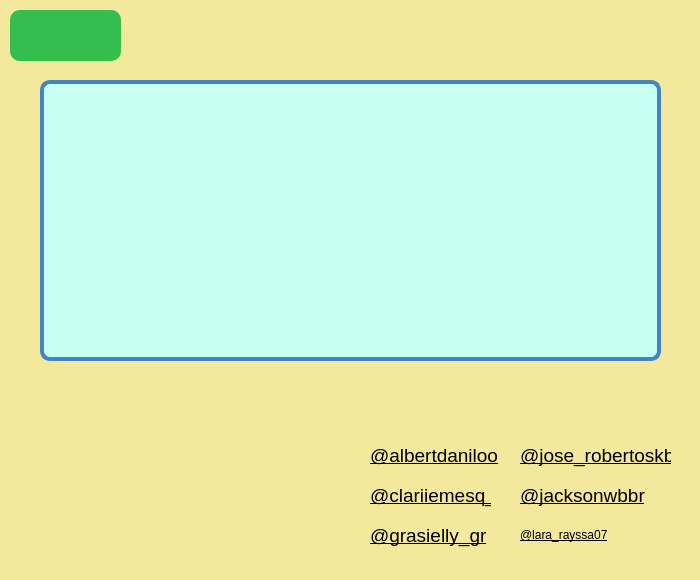
<?xml version="1.0" encoding="UTF-8"?>
<ui version="4.0">
 <class>aboutWindow</class>
 <widget class="QMainWindow" name="aboutWindow">
  <property name="geometry">
   <rect>
    <x>0</x>
    <y>0</y>
    <width>700</width>
    <height>580</height>
   </rect>
  </property>
  <property name="minimumSize">
   <size>
    <width>700</width>
    <height>580</height>
   </size>
  </property>
  <property name="maximumSize">
   <size>
    <width>700</width>
    <height>580</height>
   </size>
  </property>
  <property name="windowTitle">
   <string>Sobre</string>
  </property>
  <property name="styleSheet">
   <string notr="true">background-color: rgb(244, 232, 157);</string>
  </property>
  <widget class="QWidget" name="centralwidget">
   <widget class="QPushButton" name="txtSobre">
    <property name="geometry">
     <rect>
      <x>40</x>
      <y>80</y>
      <width>621</width>
      <height>281</height>
     </rect>
    </property>
    <property name="styleSheet">
     <string notr="true">QPushButton{
	border-radius:10px;
	background-color: rgb(199, 255, 243);
	border: 4px solid;
	border-color: rgb(66, 133, 199);
}</string>
    </property>
    <property name="text">
     <string/>
    </property>
    <property name="icon">
     <iconset>
      <normaloff>../Downloads/textosobre2.png</normaloff>../Downloads/textosobre2.png</iconset>
    </property>
    <property name="iconSize">
     <size>
      <width>600</width>
      <height>600</height>
     </size>
    </property>
   </widget>
   <widget class="QLabel" name="imgSpeakyNotes">
    <property name="geometry">
     <rect>
      <x>210</x>
      <y>20</y>
      <width>211</width>
      <height>51</height>
     </rect>
    </property>
    <property name="text">
     <string/>
    </property>
    <property name="pixmap">
     <pixmap>speakynotes.png</pixmap>
    </property>
    <property name="scaledContents">
     <bool>true</bool>
    </property>
   </widget>
   <widget class="QLabel" name="imgDesenvolvedores">
    <property name="geometry">
     <rect>
      <x>70</x>
      <y>380</y>
      <width>191</width>
      <height>31</height>
     </rect>
    </property>
    <property name="text">
     <string/>
    </property>
    <property name="pixmap">
     <pixmap>desenvolvedores.png</pixmap>
    </property>
    <property name="scaledContents">
     <bool>true</bool>
    </property>
   </widget>
   <widget class="QLabel" name="txtDesenvolvedores">
    <property name="geometry">
     <rect>
      <x>60</x>
      <y>420</y>
      <width>201</width>
      <height>161</height>
     </rect>
    </property>
    <property name="text">
     <string/>
    </property>
    <property name="pixmap">
     <pixmap>../Downloads/textodesenvolvedores.png</pixmap>
    </property>
    <property name="scaledContents">
     <bool>true</bool>
    </property>
   </widget>
   <widget class="QLabel" name="imgContato">
    <property name="geometry">
     <rect>
      <x>450</x>
      <y>390</y>
      <width>111</width>
      <height>31</height>
     </rect>
    </property>
    <property name="text">
     <string/>
    </property>
    <property name="pixmap">
     <pixmap>contatos1.png</pixmap>
    </property>
    <property name="scaledContents">
     <bool>true</bool>
    </property>
   </widget>
   <widget class="QPushButton" name="aboutOk_Button">
    <property name="geometry">
     <rect>
      <x>10</x>
      <y>10</y>
      <width>111</width>
      <height>51</height>
     </rect>
    </property>
    <property name="cursor">
     <cursorShape>PointingHandCursor</cursorShape>
    </property>
    <property name="styleSheet">
     <string notr="true">QPushButton{
	border-radius:10px;
	background-color: rgb(52, 190, 78);

}

QPushButton:hover{
	background-color: rgb(54, 215, 96);
}
</string>
    </property>
    <property name="text">
     <string/>
    </property>
    <property name="icon">
     <iconset>
      <normaloff>okay.png</normaloff>okay.png</iconset>
    </property>
    <property name="iconSize">
     <size>
      <width>30</width>
      <height>30</height>
     </size>
    </property>
   </widget>
   <widget class="QLabel" name="logoSpeakyNotes">
    <property name="geometry">
     <rect>
      <x>430</x>
      <y>10</y>
      <width>61</width>
      <height>61</height>
     </rect>
    </property>
    <property name="text">
     <string/>
    </property>
    <property name="pixmap">
     <pixmap>../Downloads/logo_speakynotes.png</pixmap>
    </property>
    <property name="scaledContents">
     <bool>true</bool>
    </property>
   </widget>
   <widget class="QLabel" name="instaClarice">
    <property name="geometry">
     <rect>
      <x>370</x>
      <y>480</y>
      <width>121</width>
      <height>31</height>
     </rect>
    </property>
    <property name="cursor">
     <cursorShape>PointingHandCursor</cursorShape>
    </property>
    <property name="styleSheet">
     <string notr="true">font: 14pt &quot;MS Shell Dlg 2&quot;;</string>
    </property>
    <property name="text">
     <string>&lt;html&gt;&lt;head/&gt;&lt;body&gt;&lt;p&gt;&lt;a href=&quot;https://instagram.com/clariiemesq_?igshid=YmMyMTA2M2Y=&quot;&gt;&lt;span style=&quot; font-size:14pt; text-decoration: underline; color:#000000;&quot;&gt;@clariiemesq_&lt;/span&gt;&lt;/a&gt;&lt;/p&gt;&lt;/body&gt;&lt;/html&gt;</string>
    </property>
   </widget>
   <widget class="QLabel" name="instaGrasielly">
    <property name="geometry">
     <rect>
      <x>370</x>
      <y>520</y>
      <width>121</width>
      <height>31</height>
     </rect>
    </property>
    <property name="cursor">
     <cursorShape>PointingHandCursor</cursorShape>
    </property>
    <property name="styleSheet">
     <string notr="true">font: 14pt &quot;MS Shell Dlg 2&quot;;</string>
    </property>
    <property name="text">
     <string>&lt;html&gt;&lt;head/&gt;&lt;body&gt;&lt;p&gt;&lt;a href=&quot;https://instagram.com/grasielly_gr?igshid=YmMyMTA2M2Y=&quot;&gt;&lt;span style=&quot; font-size:14pt; text-decoration: underline; color:#000000;&quot;&gt;@grasielly_gr&lt;/span&gt;&lt;/a&gt;&lt;/p&gt;&lt;/body&gt;&lt;/html&gt;</string>
    </property>
   </widget>
   <widget class="QLabel" name="instaJackson">
    <property name="geometry">
     <rect>
      <x>520</x>
      <y>480</y>
      <width>131</width>
      <height>31</height>
     </rect>
    </property>
    <property name="cursor">
     <cursorShape>PointingHandCursor</cursorShape>
    </property>
    <property name="styleSheet">
     <string notr="true">font: 14pt &quot;MS Shell Dlg 2&quot;;</string>
    </property>
    <property name="text">
     <string>&lt;html&gt;&lt;head/&gt;&lt;body&gt;&lt;p&gt;&lt;a href=&quot;https://instagram.com/jacksonwbbr?igshid=YmMyMTA2M2Y=&quot;&gt;&lt;span style=&quot; font-size:14pt; text-decoration: underline; color:#000000;&quot;&gt;@jacksonwbbr&lt;/span&gt;&lt;/a&gt;&lt;/p&gt;&lt;/body&gt;&lt;/html&gt;</string>
    </property>
   </widget>
   <widget class="QLabel" name="instaDanilo">
    <property name="geometry">
     <rect>
      <x>370</x>
      <y>440</y>
      <width>151</width>
      <height>31</height>
     </rect>
    </property>
    <property name="cursor">
     <cursorShape>PointingHandCursor</cursorShape>
    </property>
    <property name="styleSheet">
     <string notr="true">font: 14pt &quot;MS Shell Dlg 2&quot;;
</string>
    </property>
    <property name="text">
     <string>&lt;html&gt;&lt;head/&gt;&lt;body&gt;&lt;p&gt;&lt;a href=&quot;https://instagram.com/albertdaniloo?igshid=YmMyMTA2M2Y=&quot;&gt;&lt;span style=&quot; font-size:14pt; text-decoration: underline; color:#000000;&quot;&gt;@albertdaniloo&lt;/span&gt;&lt;/a&gt;&lt;/p&gt;&lt;/body&gt;&lt;/html&gt;</string>
    </property>
   </widget>
   <widget class="QLabel" name="instaRoberto">
    <property name="geometry">
     <rect>
      <x>520</x>
      <y>440</y>
      <width>151</width>
      <height>31</height>
     </rect>
    </property>
    <property name="minimumSize">
     <size>
      <width>145</width>
      <height>21</height>
     </size>
    </property>
    <property name="cursor">
     <cursorShape>PointingHandCursor</cursorShape>
    </property>
    <property name="styleSheet">
     <string notr="true">font: 14pt &quot;MS Shell Dlg 2&quot;;</string>
    </property>
    <property name="text">
     <string>&lt;html&gt;&lt;head/&gt;&lt;body&gt;&lt;p&gt;&lt;a href=&quot;https://instagram.com/jose_robertoskb?igshid=YmMyMTA2M2Y=&quot;&gt;&lt;span style=&quot; font-size:14pt; text-decoration: underline; color:#000000;&quot;&gt;@jose_robertoskb&lt;/span&gt;&lt;/a&gt;&lt;/p&gt;&lt;/body&gt;&lt;/html&gt;</string>
    </property>
   </widget>
   <widget class="QLabel" name="instaLara">
    <property name="geometry">
     <rect>
      <x>520</x>
      <y>520</y>
      <width>141</width>
      <height>31</height>
     </rect>
    </property>
    <property name="cursor">
     <cursorShape>PointingHandCursor</cursorShape>
    </property>
    <property name="styleSheet">
     <string notr="true">font: 14pt &quot;MS Shell Dlg 2&quot;;</string>
    </property>
    <property name="text">
     <string>&lt;html&gt;&lt;head/&gt;&lt;body&gt;&lt;p&gt;&lt;a href=&quot;https://instagram.com/lara_rayssa07?igshid=YmMyMTA2M2Y=&quot;&gt;&lt;span style=&quot; text-decoration: underline; color:#000000;&quot;&gt;@lara_rayssa07&lt;/span&gt;&lt;/a&gt;&lt;/p&gt;&lt;/body&gt;&lt;/html&gt;</string>
    </property>
   </widget>
   <widget class="QLabel" name="imgInsta">
    <property name="geometry">
     <rect>
      <x>570</x>
      <y>390</y>
      <width>31</width>
      <height>31</height>
     </rect>
    </property>
    <property name="text">
     <string/>
    </property>
    <property name="pixmap">
     <pixmap>3225191_app_instagram_logo_media_popular_icon.png</pixmap>
    </property>
    <property name="scaledContents">
     <bool>true</bool>
    </property>
   </widget>
  </widget>
 </widget>
 <resources/>
 <connections>
  <connection>
   <sender>aboutOk_Button</sender>
   <signal>clicked()</signal>
   <receiver>aboutWindow</receiver>
   <slot>close()</slot>
   <hints>
    <hint type="sourcelabel">
     <x>320</x>
     <y>485</y>
    </hint>
    <hint type="destinationlabel">
     <x>323</x>
     <y>267</y>
    </hint>
   </hints>
  </connection>
 </connections>
</ui>
